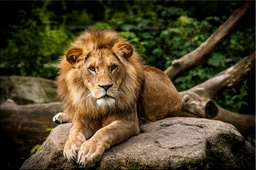
#> input picture Praktikum2/loewe.jpeg, 256 x 170 px, shrunk from 1200 x 797 before the run
$ python enjoy.py
#> lines starting #> are read from the running program, lines starting #| are printed output that depends on the picture
import cv2 as cv
import numpy as np
from matplotlib import pyplot as plt


def binomial_filter():
    coefficients = np.array([1, 4, 6, 4, 1])
    kernel = np.zeros((5, 5))
    for i in range(5):
        for j in range(5):
            kernel[i, j] = (coefficients[i] * coefficients[j]) / 256  # zur Normalisierung
    return kernel


def apply_binomial_filter(image, kernel):

    kernel_size = kernel.shape[0]
    edge = kernel_size // 2  # 5 / 2 = 2 (//)
    rows, cols = image.shape
#> rows = 170; cols = 256

    filtered_image = np.zeros_like(image)

    # Die Faltung nur im inneren Bereich des Bildes anwenden, wo volle Nachbarschaft existiert
    for i in range(edge, rows - edge):
        for j in range(edge, cols - edge):
            # Die Region, die der Größe des Kernels entspricht, auswählen
            region = image[i - edge:i + edge + 1, j - edge:j + edge + 1]
            # Das Produkt von Kernel und Bildregion summieren
            filtered_image[i, j] = (kernel * region).sum()
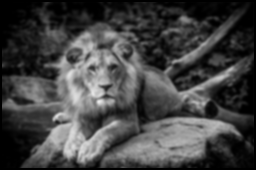
#> filtered_image: shape (170, 256); min 0, max 235, mean 67.2

    return filtered_image


def apply_sobel_filter_simple(image):
    # Definition der Sobel-Kernmatrizen für X- und Y-Richtung
    Gx = np.array([[-1, 0, 1], [-2, 0, 2], [-1, 0, 1]])
    Gy = np.array([[-1, -2, -1], [0, 0, 0], [1, 2, 1]])

    # Initialisierung der Ausgabe-Arrays für die Gradientenkomponenten
    sobel_x = np.zeros_like(image)
    sobel_y = np.zeros_like(image)

    # Iteration über das Bild, ohne die Randpixel zu berücksichtigen
    for i in range(1, image.shape[0] - 1):
        for j in range(1, image.shape[1] - 1):
            # Auszug des aktuellen 3x3 Bereichs
            region = image[i - 1:i + 2, j - 1:j + 2]
            # Berechnung der Gradientenkomponenten in X- und Y-Richtung
            sobel_x[i, j] = np.sum(region * Gx)
            sobel_y[i, j] = np.sum(region * Gy)
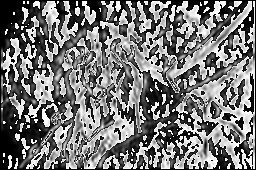
#> sobel_x: shape (170, 256); min 0, max 255, mean 118.6
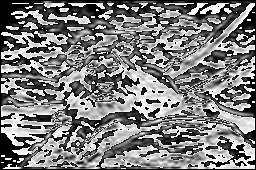
#> sobel_y: shape (170, 256); min 0, max 255, mean 125.2

    gradient_magnitude = np.zeros_like(sobel_x, dtype=np.float32)
    # Berechnung der Gradientenstärke
    rows, cols = sobel_x.shape
#> rows = 170; cols = 256
    for i in range(rows):
        for j in range(cols):
            gradient_magnitude[i, j] = np.sqrt(sobel_x[i, j] ** 2 + sobel_y[i, j] ** 2)
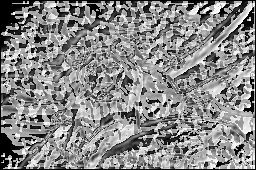
#> gradient_magnitude: shape (170, 256) float32; min 0, max 360.6, mean 193.6; drawn with min black and max white


    gradient_direction = np.zeros_like(sobel_x, dtype=float)

    for i in range(rows):
        for j in range(cols):
            # Berechnen des Winkels mit arctan2 für jedes Element
            gradient_direction[i, j] = np.arctan2(sobel_y[i, j], sobel_x[i, j])
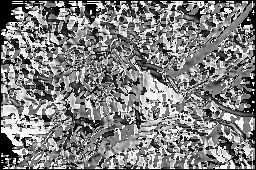
#> gradient_direction: shape (170, 256) float64; min 0, max 1.57, mean 0.791; drawn with min black and max white

    normalized_image = cv.normalize(gradient_direction, None, alpha=0, beta=1, norm_type=cv.NORM_MINMAX, dtype=cv.CV_32F)

    return gradient_magnitude, gradient_direction


def non_max_suppression(gradient_magnitude, gradient_direction):
    rows, cols = gradient_magnitude.shape
#> rows = 170; cols = 256
    output = np.zeros_like(gradient_magnitude)

    for i in range(1, rows - 1):
        for j in range(1, cols - 1):
            current_angle = np.degrees(gradient_direction[i, j]) % 180

            q = 255
            r = 255

            # Bestimmen der Nachbarn für die Non-Maxima Suppression
            if (0 <= current_angle < 22.5) or (157.5 <= current_angle < 180):
                q = gradient_magnitude[i, j + 1]
                r = gradient_magnitude[i, j - 1]
            elif (22.5 <= current_angle < 67.5):
                q = gradient_magnitude[i + 1, j - 1]
                r = gradient_magnitude[i - 1, j + 1]
            elif (67.5 <= current_angle < 112.5):
                q = gradient_magnitude[i + 1, j]
                r = gradient_magnitude[i - 1, j]
            elif (112.5 <= current_angle < 157.5):
                q = gradient_magnitude[i - 1, j - 1]
                r = gradient_magnitude[i + 1, j + 1]

            if (gradient_magnitude[i, j] >= q) and (gradient_magnitude[i, j] >= r):
                output[i, j] = gradient_magnitude[i, j]
            else:
                output[i, j] = 0
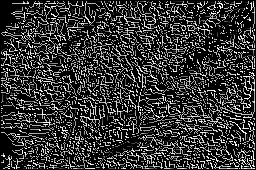
#> output: shape (170, 256) float32; min 0, max 360.6, mean 75.8; drawn with min black and max white
    return output


def hysteresis(image, low_threshold, high_threshold):
#> called with low_threshold = 100, high_threshold = 200
    rows, cols = image.shape
#> rows = 170; cols = 256
    output = np.zeros_like(image)

    strong = 255
    weak = 100

    for i in range(rows):
        for j in range(cols):
            if image[i, j] >= high_threshold:
                output[i, j] = strong
            elif image[i, j] >= low_threshold:
                output[i, j] = weak

    for i in range(1, rows - 1):
        for j in range(1, cols - 1):
            if output[i, j] == weak:
                if ((output[i + 1, j - 1] == strong) or (output[i + 1, j] == strong) or (output[i + 1, j + 1] == strong)
                        or (output[i, j - 1] == strong) or (output[i, j + 1] == strong)
                        or (output[i - 1, j - 1] == strong) or (output[i - 1, j] == strong) or (
                                output[i - 1, j + 1] == strong)):
                    output[i, j] = strong
                else:
                    output[i, j] = 0
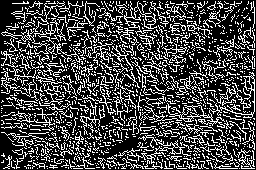
#> output: shape (170, 256) float32; 27.1% white in thin lines or dots

    return output


bild_url = "loewe.jpeg"
image_gray = cv.imread(bild_url, cv.IMREAD_GRAYSCALE)
binomial_filter1 = binomial_filter()
filterd_bild = apply_binomial_filter(image_gray, binomial_filter1)
sobel_bild = apply_sobel_filter_simple(filterd_bild)

gradient_magnitude, gradient_direction = sobel_bild
non_max_suppressed = non_max_suppression(gradient_magnitude, gradient_direction)
hysteresis_bild = hysteresis(non_max_suppressed, 100, 200)


cv.imshow('hysteresis_bild', hysteresis_bild)
cv.waitKey(0)  # Warten auf Tastendruck
cv.destroyAllWindows()  # Schließen aller geöffneten Fenster
